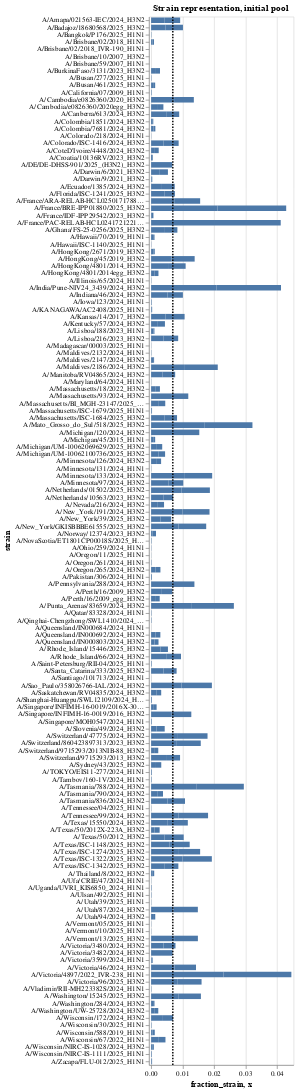

Write notebook code for a chart like this one.
### Markdown cell above
## Visualize barcode- and strain-level balancing in the current pool

### Code cell
# Plot the current fraction of each strain in the pool
strains_chart = (
    alt.Chart(mean_single_well)
    .encode(
        alt.X(
            "fraction_strain",
            scale=alt.Scale(nice=False, padding=3),
        ),
        alt.Y("strain"),
        
        tooltip = ['strain', 'fraction_strain', 'est_tcid50'],
    )
).mark_bar(height={"band": 0.85}).properties(
        height=alt.Step(10),
        width=250,
        title="",
    ).properties(
        height = alt.Step(10),
        width = 200,
        title = "Strain representation, initial pool")

# add veritcal line where we would expect equal representation of all barcodes in pool
expected_line = alt.Chart(
    pd.DataFrame({'x': [1/num_strains]})
).mark_rule(strokeDash = [2,2], strokeWidth = 2).encode(x = 'x')

# plot both barcode counts and expected line
strains_chart + expected_line

### Figure 1 — Vega-Lite specification as saved in the notebook (floating-point values rounded to 4 significant figures; data arrays with more than 128 entries replaced by an {"elided": "..."} marker saying what was removed)
{"config": {"view": {"continuousWidth": 300, "continuousHeight": 300}}, "layer": [{"data": {"name": "data-0c80efb99f159c2073b7596f752ebb50"}, "mark": {"type": "bar", "height": {"band": 0.85}}, "encoding": {"tooltip": [{"field": "strain", "type": "nominal"}, {"field": "fraction_strain", "type": "quantitative"}, {"field": "est_tcid50", "type": "quantitative"}], "x": {"field": "fraction_strain", "scale": {"nice": false, "padding": 3}, "type": "quantitative"}, "y": {"field": "strain", "type": "nominal"}}, "title": "Strain representation, initial pool"}, {"data": {"name": "data-ee63f406cd36873ef7867558573f50f5"}, "mark": {"type": "rule", "strokeDash": [2, 2], "strokeWidth": 2}, "encoding": {"x": {"field": "x", "type": "quantitative"}}}], "height": {"step": 10}, "width": 200, "$schema": "https://vega.github.io/schema/vega-lite/v5.16.3.json", "datasets": {"data-0c80efb99f159c2073b7596f752ebb50": {"elided": "290 records"}, "data-ee63f406cd36873ef7867558573f50f5": [{"x": 0.006897}]}}
